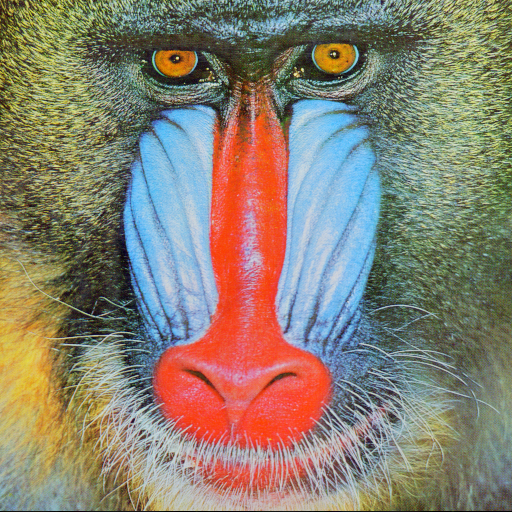
#> input picture RESULTS/baboon-512x512.png, 512 x 512 px
$ python 1histogram.py
#> lines starting #> are read from the running program, lines starting #| are printed output that depends on the picture
import cv2
import matplotlib.pyplot as plt


def grayscale(image_name):
    # Load the image
    image_gray = cv2.imread(image_name, cv2.IMREAD_GRAYSCALE)
    # Calculate the histogram
    histogram = cv2.calcHist([image_gray], [0], None, [256], [0, 256])
    # Plot the histogram
    plt.figure()
    plt.title(image_name.replace('.png', ""))
    plt.xlabel("Pixel Value")
    plt.ylabel("Frequency")
    plt.plot(histogram, color='black')
    plt.xlim([0, 256])
    plt.show()

def rgb(image_name):
    # Load the image
#> called with image_name = 'baboon-512x512.png'
    image = cv2.imread(image_name)
#> image is the input picture: shape (512, 512, 3); mean B, G, R 113.1, 128.9, 137.4
    # Convert the image to RGB (if it's in BGR format)
    image_rgb = cv2.cvtColor(image, cv2.COLOR_BGR2RGB)
    # Split the image into its channels
    r, g, b = cv2.split(image_rgb)
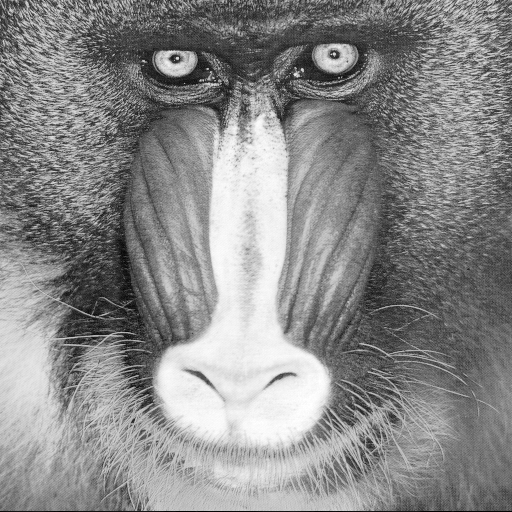
#> r: shape (512, 512); min 0, max 255, mean 137.4
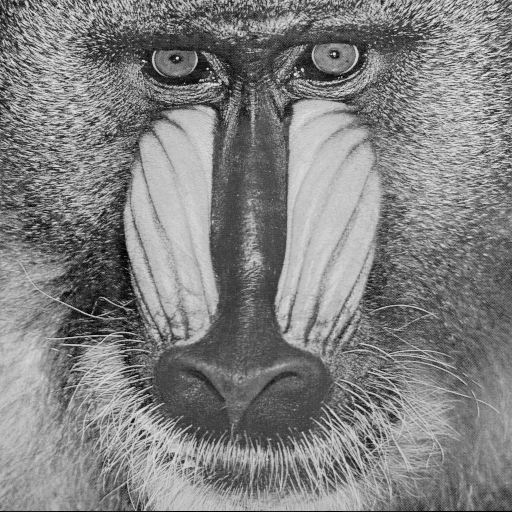
#> g: shape (512, 512); min 0, max 236, mean 128.9
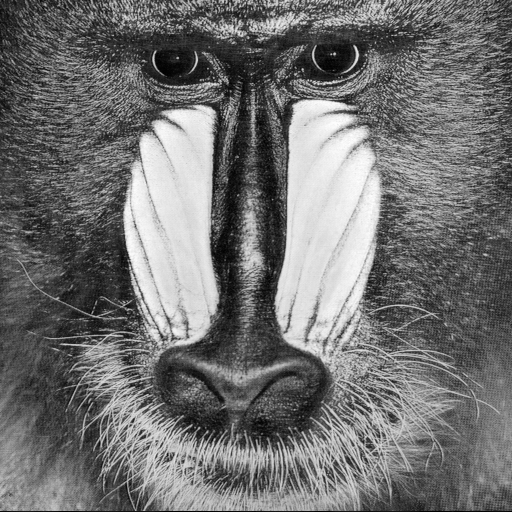
#> b: shape (512, 512); min 0, max 255, mean 113.1
    # Calculate the histograms for each channel
    hist_r = cv2.calcHist([r], [0], None, [256], [0, 256])
#> hist_r = 256 values, max 1845 at index 112, min 12 at index 9, mean 1024
    hist_g = cv2.calcHist([g], [0], None, [256], [0, 256])
#> hist_g = 256 values, max 2644 at index 192, min 0 at index 232, mean 1024
    hist_b = cv2.calcHist([b], [0], None, [256], [0, 256])
#> hist_b = 256 values, max 2081 at index 63, min 1 at index 254, mean 1024

    # Plot the histograms
    plt.figure()
    plt.title(image_name.replace('.png', ""))
    plt.xlabel("Bins")
    plt.ylabel("# of Pixels")
    plt.plot(hist_r, color='red', label='Red')
    plt.plot(hist_g, color='green', label='Green')
    plt.plot(hist_b, color='blue', label='Blue')
    plt.xlim([0, 256])
    plt.legend()
    plt.show()
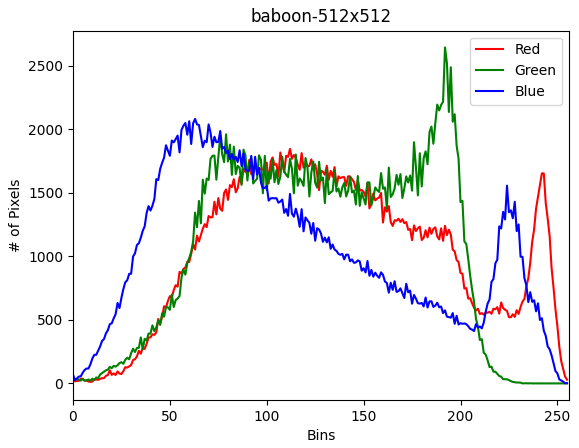
#> figure drawn by matplotlib, 1 panel; curve peaks at x = 112, y = 1845; curve peaks at x = 192, y = 2644; curve peaks at x = 63, y = 2081

images_list=['baboon-512x512.png', 'baboon-512x512_ENHLSB.png', ]

# images_list=['lena64base.png',   'lena-64x64_ENHLSB.png',
#              'lena128base.png', 'lena-128x128_ENHLSB.png',
#              'lena256base.png', 'lena-256x256_ENHLSB.png',
#              'lena512base.png', 'lena-512x512_ENHLSB.png', ]

# images_list=['boat512base.png',   'boat-512x512_ENHLSB.png', ]

for images in images_list:
    # grayscale(images)
    rgb(images)
#> pass 2 of the loop `for images in images_list:`:
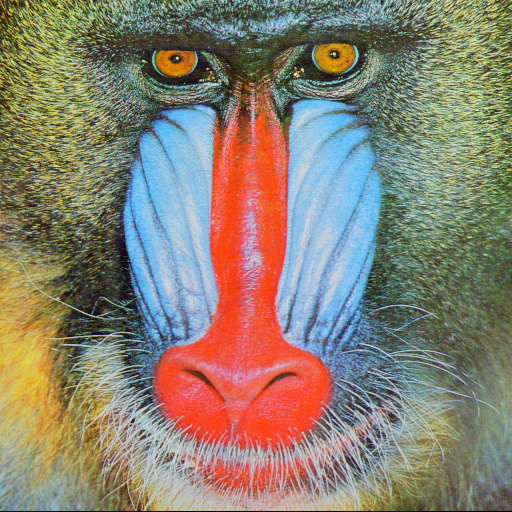
#> input picture RESULTS/baboon-512x512_ENHLSB.png, 512 x 512 px
#> in rgb, image is the input picture: shape (512, 512, 3); mean B, G, R 113.1, 128.9, 137.4
#> in rgb (call 2), `r, g, b = cv2.split(image_rgb)`:
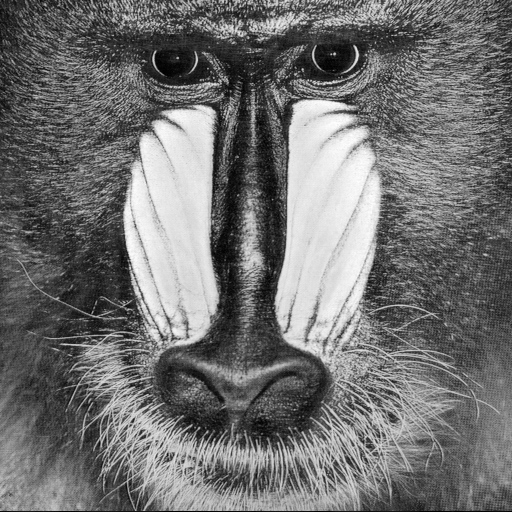
#> b: shape (512, 512); min 0, max 255, mean 113.1
#> hist_g = 256 values, max 2645 at index 192, min 0 at index 232, mean 1024
#> in rgb (call 2), `plt.show()`:
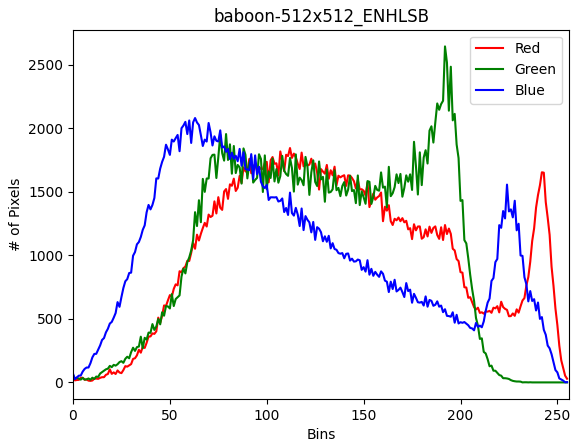
#> figure drawn by matplotlib, 1 panel; curve peaks at x = 112, y = 1845; curve peaks at x = 192, y = 2645; curve peaks at x = 63, y = 2081
